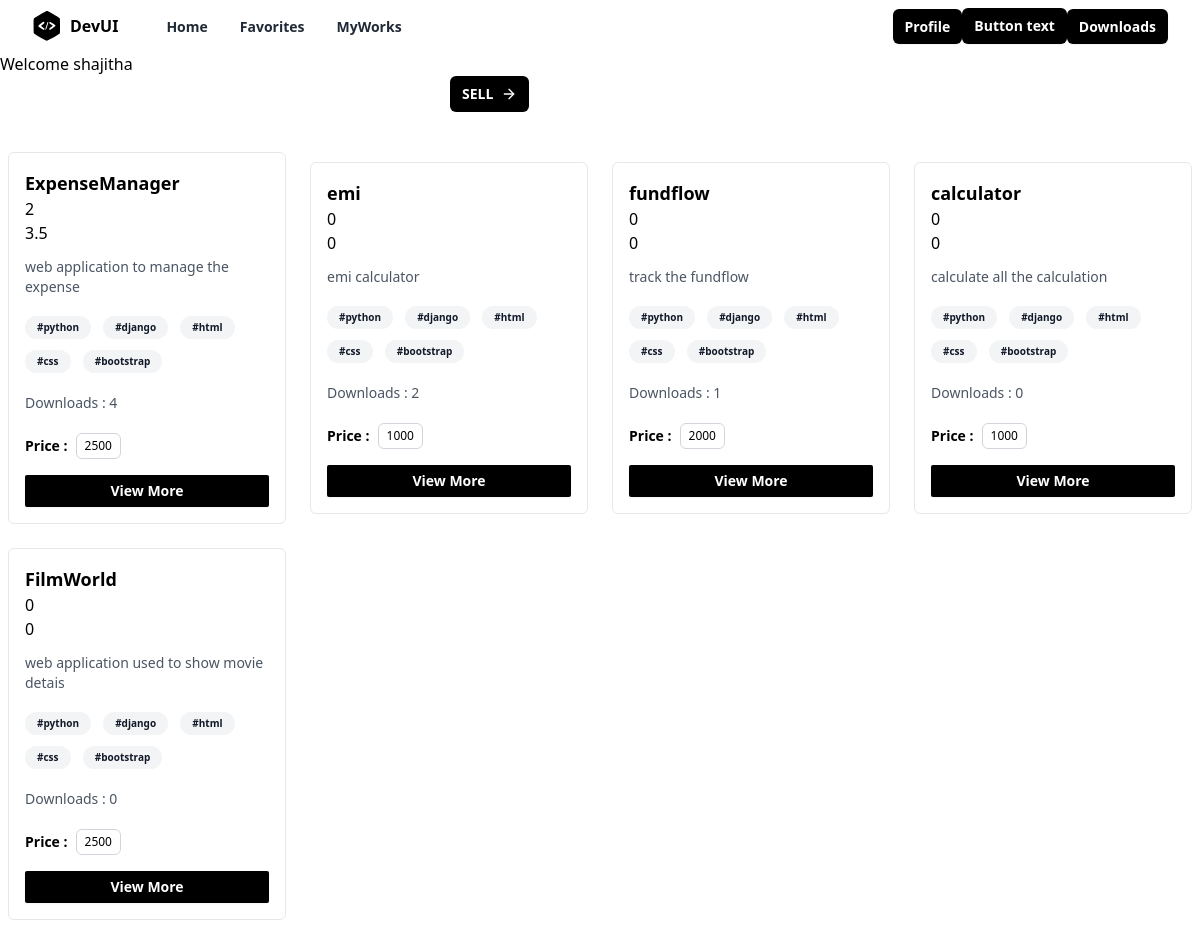
Screenshot of /index/ (signed in) with the database file from the repository.
### store/models.py (models this page shows, shortened)
class Project(models.Model):
    title=models.CharField(max_length=200)
    description=models.TextField()
    tag_objects=models.ManyToManyField(Tag)
    owner=models.ForeignKey(User,on_delete=models.CASCADE,related_name="projects")
    thumbnail=EmbedVideoField()
    price=models.PositiveIntegerField()
    files=models.FileField(upload_to="projects",null=True)
    created_date=models.DateTimeField(auto_now_add=True)
    updated_date=models.DateTimeField(auto_now=True)
    is_active=models.BooleanField(default=True)
    @property
    def downloads(self):
        return OrderSummary.objects.filter(is_paid=True,
                                    project_objects=self).count()
    @property
    def review_count(self):
        return self.project_reviews.all().count()
    @property
    def average_rating(self):
        return self.project_reviews.all().values("rating").aggregate(avg=Avg("rating")).get('avg',0)

class Tag(models.Model):
    title=models.CharField(max_length=200,unique=True)
    created_date=models.DateTimeField(auto_now_add=True)
    updated_date=models.DateTimeField(auto_now=True)
    is_active=models.BooleanField(default=True)
    def __str__(self) -> str:
        return self.title

### store/views.py (the view)
# urls.py: path("index/",views.IndexView.as_view(),name="index"),
class IndexView(View):
    template_name="store/index.html"
    def get(self,request,*args, **kwargs):
        qs=Project.objects.all().exclude(owner=request.user)
        return render(request,self.template_name,{"projects":qs})

### store/templates/store/index.html (shortened to what this page needs)
{%extends 'store/base.html'%}
{%load embed_video_tags%}
{%block main_block%}
<h1>Welcome {{request.user}}</h1>
<div class="w-1/4 mx-auto">
    <a
    href="{%url 'project-add'%}"
    type="button"
    class="inline-flex items-center rounded-md bg-black px-3 py-2 text-sm font-semibold text-white hover:bg-black/80"
  >
    SELL
    <svg
      xmlns="http://www.w3.org/2000/svg"
      width="24"
      height="24"
      viewBox="0 0 24 24"
      fill="none"
      stroke="currentColor"
      stroke-width="2"
      stroke-linecap="round"
      stroke-linejoin="round"
      class="ml-2 h-4 w-4"
    >
      <line x1="5" y1="12" x2="19" y2="12"></line>
      <polyline points="12 5 19 12 12 19"></polyline>
    </svg>
</a>
</div>
<div class="mx-auto grid w-full max-w-7xl items-center space-y-4 px-2 py-10 md:grid-cols-2 md:gap-6 md:space-y-0 lg:grid-cols-4">
{%for p in projects%}
<div class="rounded-md border">
  <div class="p-4">
    <h1 class="inline-flex items-center text-lg font-semibold">
      {{p.title}}
    </h1>
    <h1>{{p.review_count}}</h1>
    <h1>{%if p.average_rating%}
      {{p.average_rating}}
    {%else%}
      0
    {%endif%}</h1>
    <p class="mt-3 text-sm text-gray-600">
      {{p.description}}
    </p>
    <div class="mt-4">
        {%for t in p.tag_objects.all %}
        <span class="mb-2 mr-2 inline-block rounded-full bg-gray-100 px-3 py-1 text-[10px] font-semibold text-gray-900">
          #{{t}}
        </span>
        {%endfor%}
        <p class="mt-3 text-sm text-gray-600">
          Downloads : {{p.downloads}}
        </p>
    </div>
    <div class="mt-5 flex items-center space-x-2">
      <span class="block text-sm font-semibold">Price : </span>
      <span class="block cursor-pointer rounded-md border border-gray-300 p-1 px-2 text-xs font-medium">
        {{p.price}}
      </span>
    </div>
    <a
      href="{%url 'project-details' p.id%}"
      type="button"
      class="block text-center mt-4 w-full rounded-sm bg-black px-2 py-1.5 text-sm font-semibold text-white shadow-sm hover:bg-black/80 focus-visible:outline focus-visible:outline-2 focus-visible:outline-offset-2 focus-visible:outline-black"
    >
      View More
    </a>
  </div>
</div>
{%endfor%}
</div>
{%endblock%}

### store/templates/store/base.html (shortened to what this page needs)
<!DOCTYPE html>
<html lang="en">
<head>
    <script src="https://cdn.tailwindcss.com"></script>
</head>
<body>
    <div class="relative w-full bg-white">
        <div class="mx-auto flex max-w-7xl items-center justify-between px-4 py-2 sm:px-6 lg:px-8">
          <div class="inline-flex items-center space-x-2">
            <span>
            </span>
            <span class="font-bold">DevUI</span>
          </div>
          <div class="hidden grow items-start lg:flex">
            <ul class="ml-12 inline-flex space-x-8">
              <li>
                <a
                  href="{%url 'index'%}"
                  class="text-sm font-semibold text-gray-800 hover:text-gray-900"
                >
                  Home
                </a>
              </li>
              <li>
                <a
                  href="{%url 'cart-items'%}"
                  class="text-sm font-semibold text-gray-800 hover:text-gray-900"
                >
                  Favorites
                </a>
              </li>
              <li>
                <a
                  href="{%url 'works-list'%}"
                  class="text-sm font-semibold text-gray-800 hover:text-gray-900"
                >
                  MyWorks
                </a>
              </li>
            </ul>
          </div>
          <div class="hidden lg:block">
            <a
             href="{%url 'profile-update' request.user.profile.id%}"
              type="button"
              class="rounded-md bg-black px-3 py-2 text-sm font-semibold text-white shadow-sm hover:bg-black/80 focus-visible:outline focus-visible:outline-2 focus-visible:outline-offset-2 focus-visible:outline-black"
            >
              Profile
            </a>
          </div>
          <div class="hidden lg:block">
            <button
              type="button"
              class="rounded-md bg-black px-3 py-2 text-sm font-semibold text-white shadow-sm hover:bg-black/80 focus-visible:outline focus-visible:outline-2 focus-visible:outline-offset-2 focus-visible:outline-black"
            >
              Button text
            </button>
          </div>
          <div class="hidden lg:block">
            <a
            href="{%url 'myorders'%}"
              type="button"
              class="rounded-md bg-black px-3 py-2 text-sm font-semibold text-white shadow-sm hover:bg-black/80 focus-visible:outline focus-visible:outline-2 focus-visible:outline-offset-2 focus-visible:outline-black"
            >
              Downloads
            </a>
          </div>
        </div>
      </div>
{%block main_block%}
{%endblock%}
</body>
</html>

### rows the page displays
Project: title "ExpenseManager", review_count "2", average_rating "3.5", description "web application to manage the expense", downloads "4", price "2500"
Tag: title "python"
Tag: title "django"
Tag: title "html"
Tag: title "css"
Tag: title "bootstrap"
Project: title "emi", review_count "0", description "emi calculator", downloads "2", price "1000"
Project: title "fundflow", review_count "0", description "track the fundflow", downloads "1", price "2000"
Project: title "calculator", review_count "0", description "calculate all the calculation", downloads "0", price "1000"
Project: title "FilmWorld", review_count "0", description "web application used to show movie detais", downloads "0", price "2500"

### other values shown
{{ request.user }} "shajitha"
